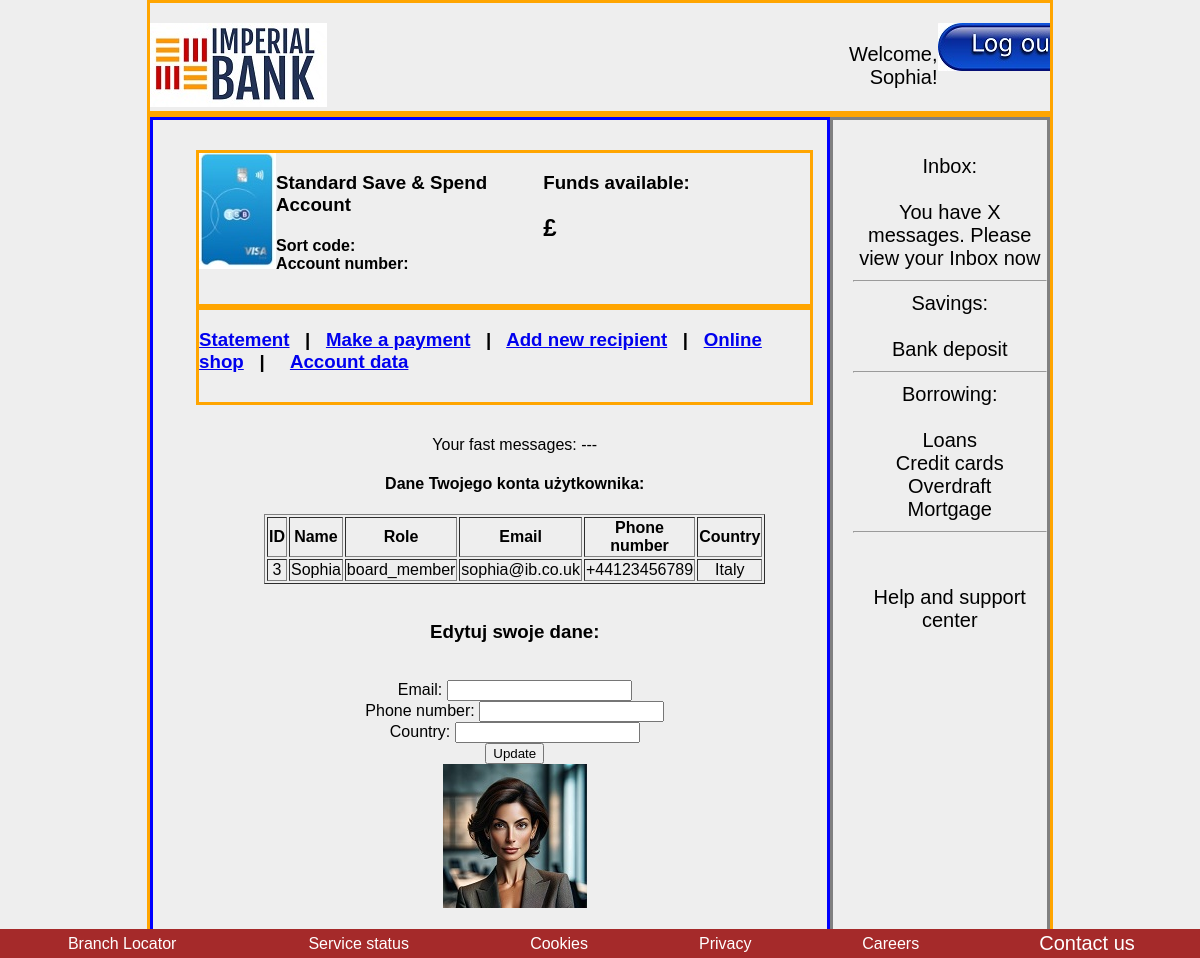
Page /account_data (signed in) on the earlier database version.
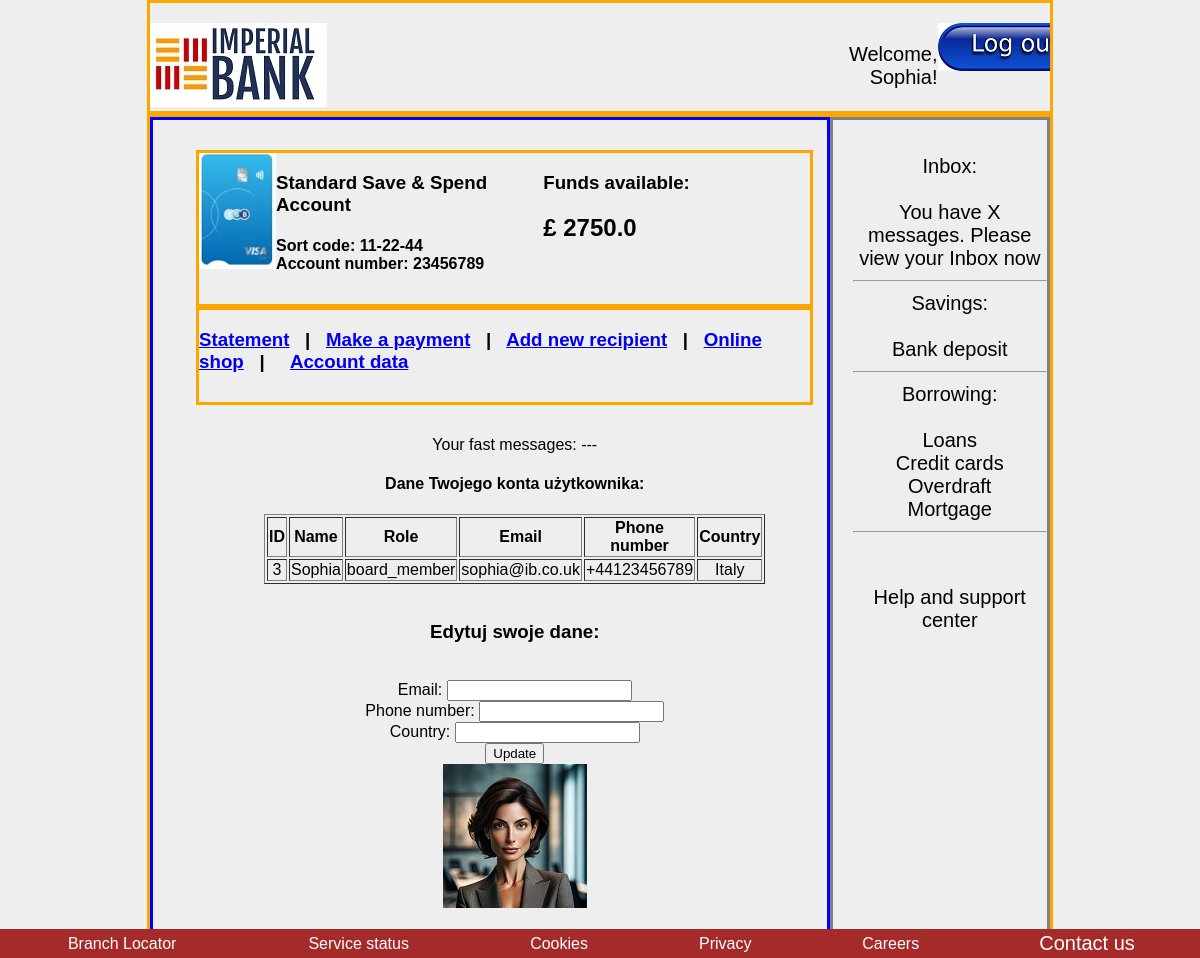
Same page on the later database version.
### models/models.py (models this page shows, shortened)
class Users(db.Model, UserMixin):
    id = db.Column(db.Integer, primary_key=True)
    username = db.Column(db.String(50), unique=True, nullable=False)
    password_hash = db.Column(db.String(128), nullable=False)
    role = db.Column(db.String(20), nullable=False, default='client')
    email = db.Column(db.String(120), unique=True, nullable=False)
    phone_number = db.Column(db.String(20), nullable = False)
    country = db.Column(db.String(50))
    transactions = db.relationship('Transaction', backref='user', lazy=True)

class Transaction(db.Model):
    user_id = db.Column(db.Integer, db.ForeignKey('users.id'), nullable=False)
    id = db.Column(db.Integer, primary_key=True)
    transaction_date = db.Column(db.Date, default=date.today)
    transaction_type = db.Column(db.String(20), nullable=False)
    sort_code = db.Column(db.String(10), nullable=False)
    account_number = db.Column(db.String(20), nullable=False)
    transaction_description = db.Column(db.String(255) , nullable=False)
    debit_amount = db.Column(db.Float)
    credit_amount = db.Column(db.Float)
    balance = db.Column(db.Float, nullable=False)

### app.py (the view)
@app.route('/account_data', methods=['GET', 'POST'])
@login_required
def account_data():
    user_transactions = Transaction.query.filter_by(user_id=current_user.id).all()
    last_transaction = Transaction.query.filter_by(user_id=current_user.id).order_by(Transaction.id.desc()).first()
    return render_template('account_data.html', user=current_user, all_transactions=user_transactions, last_transaction=last_transaction)

### app.py (called while the page is built)
@app.before_request
def initialize_database():
    db.create_all()
    session.permanent = True

@login_manager.user_loader
def load_user(user_id):
    return Users.query.get(int(user_id))

### templates/account_data.html (shortened to what this page needs)
{% extends 'base2.html' %}
{% block precontent %}
{% with messages = get_flashed_messages() %}
{% if not messages %}
    <p>Your fast messages: ---</p>
{% endif %}
{% endwith %}
<h4>Dane Twojego konta użytkownika:</h4>
    <table border="1" class="center-table">
      <thead>
        <tr>
          <th>ID</th>
          <th>Name</th>
          <th>Role</th>
          <th>Email</th>
          <th>Phone number</th>
          <th>Country</th>
        </tr>
      </thead>
      <tbody>
          <tr>
            <td>{{ user.id }}</td>
            <td>{{ user.username }}</td>
            <td>{{ user.role }}</td>
            <td>{{ user.email }}</td>
            <td>{{ user.phone_number }}</td>
            <td>{{ user.country }}</td>
          </tr>
      </tbody>
    </table>
    <br>
    <h3>Edytuj swoje dane:</h3><br>
    <form action="{{ url_for('edit_profile') }}" method="post" role="form">
      <label for="email">Email:</label>
      <input type="text" id="email" name="email" required><br>
      <label for="phone_number">Phone number:</label>
      <input type="text" id="phone_number" name="phone_number" required><br>
      <label for="country">Country:</label>
      <input type="text" id="country" name="country" required><br>
      <input type="submit" value="Update"><br>
      <img src="static/{{ user.username }}.jpg" alt="Obraz użytkownika">
    </form>
{% endblock %}

### templates/base2.html (shortened to what this page needs)
<!DOCTYPE html>
<html lang="en">
<head>
    <link rel="stylesheet" href="{{ url_for('static', filename='styles.css') }}">
</head>
<body>
    <header>
        <div class="container5">
            <div class="left4">
                <img src="static/imperial-bank-2.jpg" alt="Imperial Bank">
            </div>
            <div class="right4">
                <p>Welcome, {{ current_user.username }}!</p>
            </div>
            <div class="right4">
                <a href="{{ url_for('logout') }}"><img src="static/logout.jpg"> </a>
            </div>
        </div>
    </header>
    <main>
        <div class="container5">
            <div class="left5">
                <div class="container100">
                    <div class="visa">
                        <img src="static/visa.jpg">
                    </div>
                    <div class="visa2">
                        <h3>Standard Save & Spend Account</h3>
                        <h4>Sort code: {{ last_transaction.sort_code }}  <br>
                        Account number: {{ last_transaction.account_number }}</h4>
                    </div>
                    <div class="visa3">
                        <h3>Funds available:</h3>
                        <h2> £ {{ last_transaction.balance }}</h2>
                    </div>
                </div>
                <div class="container100">
                    <h3><a href="{{ url_for('dashboard') }}"> Statement</a>  &nbsp | &nbsp
                    <a href="{{ url_for('make_payment') }}"> Make a payment</a>  &nbsp | &nbsp
                    <a href="{{ url_for('add_recipient') }}"> Add new recipient</a>  &nbsp | &nbsp
                    <a href="{{ url_for('online_shop') }}"> Online shop</a>  &nbsp | &nbsp &nbsp
                    <a href="{{ url_for('account_data') }}"> Account data</a>  &nbsp
                </h3>
                </div>
                <div class="center">
                    {% block precontent%}
                    {%  endblock %}
                </div>
            </div>
            <div class="right5">
                <div class="center">
                    Inbox: <br><br>
                    You have X messages. Please view your Inbox now<br>
                    <hr>
                    Savings: <br><br>
                    Bank deposit <br>
                    <hr>
                    Borrowing: <br><br>
                    Loans <br>
                    Credit cards <br>
                    Overdraft <br>
                    Mortgage <br>
                    <hr> <br>
                    <p>Help and support center</p>
                </div>
            </div>
        </div>
    </main>
    <footer>
        <table class="footer">
            <tr>
                <td  class="center2">
                    Branch Locator
                </td>
                <td class="center2">
                    Service status
                </td>
                <td class="center2">
                    Cookies
                </td>
                <td class="center2">
                    Privacy
                </td>
                <td class="center2">
                    Careers
                </td>
                <td class="center2">
                    <a href="contact_us" class="link">Contact us</a>
                </td>
            </tr>
        </table>
    </footer>
</body>
</html>

### static/styles.css (style rules this page uses)
body { font-family: 'Arial', sans-serif; margin: 0; padding: 0; background-color: #eee; }
.center { margin-left: auto; margin-right: auto; padding-left: 20px; padding-top: 15px; text-align: center; }
.center-table { margin-left: auto; margin-right: auto; text-align: center; width: 80%; }
.center2 { padding-left: 30px; padding-right: 30px; align-self: center; }
.footer { position: fixed; left: 0; bottom: 0; width: 100%; background-color: brown; color: white; text-align: center; }
.link { color: white; font-size: 20px; transition: color 2s ease; text-decoration: none; }
.left4 { flex: 6; text-align: left; padding-top: 20px; }
.right4 { flex: 1; text-align: right; justify-content: right; overflow: auto; padding-top: 20px; font-size: 20px; }
.container5 { display: flex; justify-content: space-between; margin: 0 auto; max-width: 75%; border-color: orange; border-style: solid; }
.left5 { flex: 3; text-align: left; padding-top: 30px; padding-left: 30px; padding-bottom: 40px; border-color: blue; border-style: solid; }
.right5 { flex: 1; text-align: right; justify-content: right; overflow: auto; padding-top: 20px; font-size: 20px; border-color: grey; border-style: solid; }
.container100 { display: flex; justify-content: space-between; margin: 0 auto; max-width: 95%; border-color: orange; border-style: solid; padding-bottom: 10px; }
.visa { flex: 1; }
.visa2 { flex: 4; }
.visa3 { flex: 4; }

Differences in the rows shown:
added Transaction: sort_code "11-22-44", account_number "23456789", balance "2750.0"
